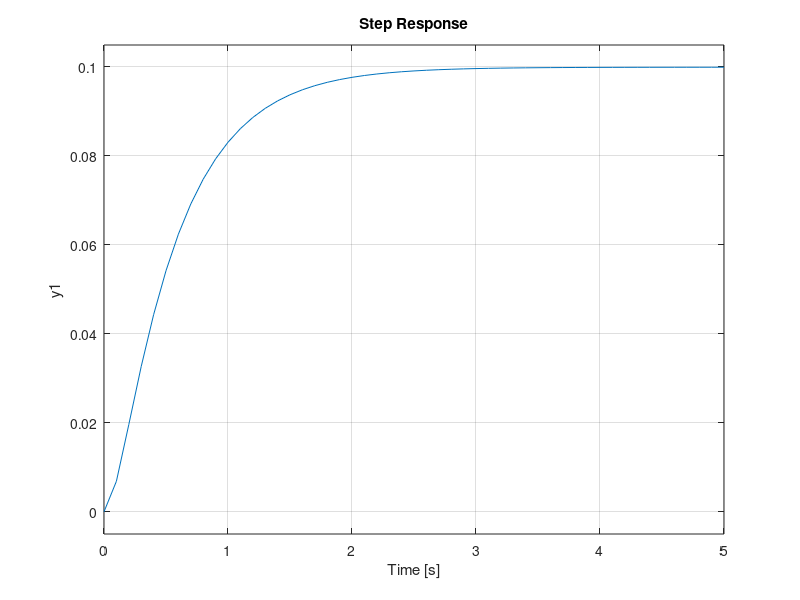
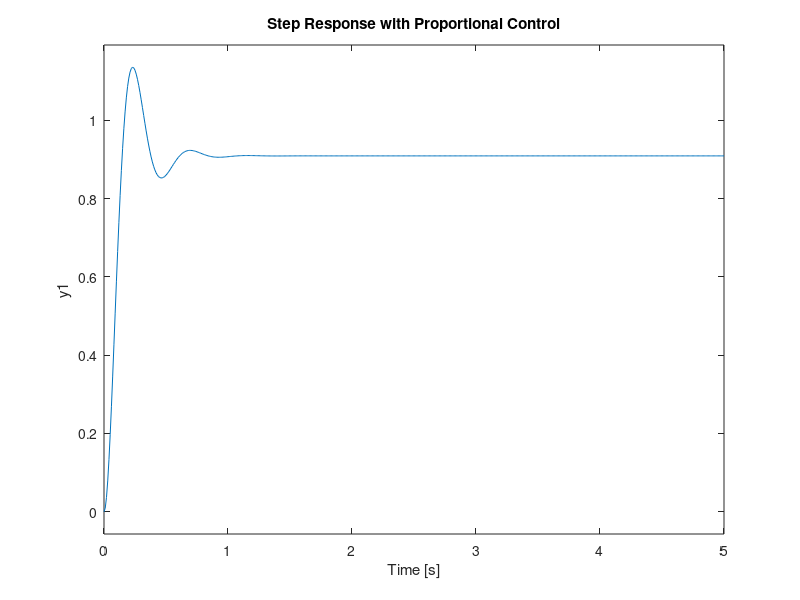
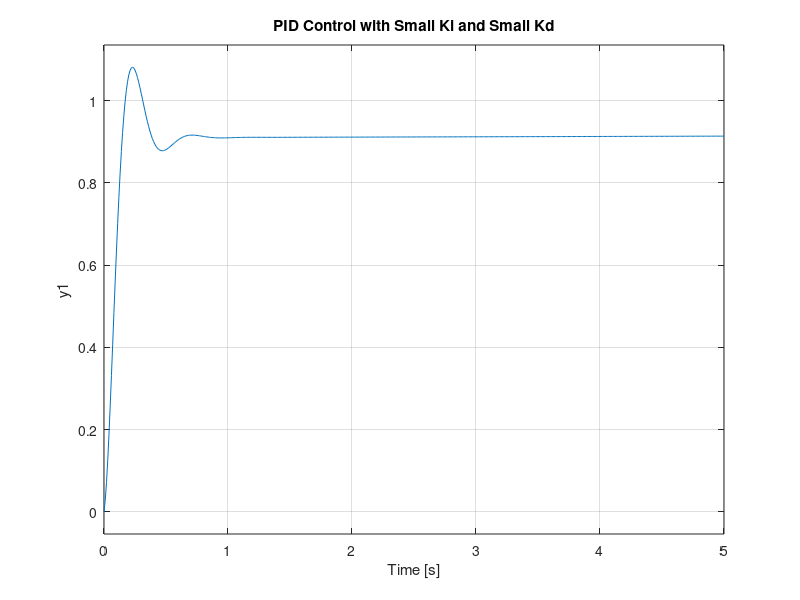
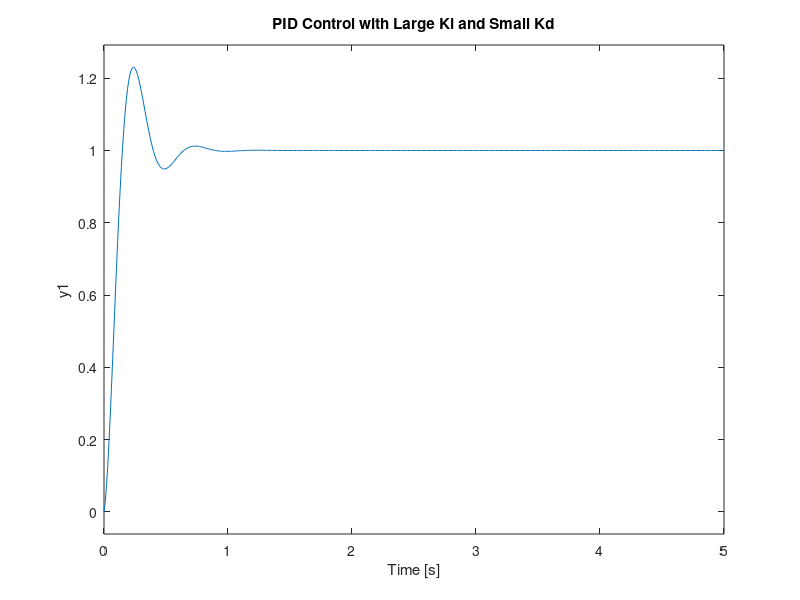

Recreate these plots in MATLAB, in order. (Note: this script raises an error after producing the figures.)
clc
clear all
J = 0.01;
b = 0.1;
K = 0.01;
R = 1;
L = 0.5;
s = tf('s');

% open-loop transfer function
% using laplace transformation of dynamic equation
P_motor = K/((J*s+b)*(L*s+R)+K^2)

% motor_ss = ss(P_motor)%transfer function to state space conversion
%% Open loop response
figure(1)
step(P_motor, 0:0.1:5)
% linearSystemAnalyzer('step', P_motor, 0:0.1:5);
% rP_motor = 0.1/(0.5*s+1);

%% close loop response
Kp = 100;
C = pid(Kp);
sys_cl = feedback(C*P_motor,1)

t = 0:0.01:5;
figure(2)
step(sys_cl,t);
grid
title('Step Response with Proportional Control')
% controlSystemDesigner(P_motor)

%% PID Controller Design
Kp = 100;
Ki = 1;
Kd = 1;
C = pid(Kp,Ki,Kd);
sys_cl = feedback(C*P_motor,1)
figure(3)
step(sys_cl,t);
title('PID Control with Small Ki and Small Kd')

Kp = 100;
Ki = 200;
Kd = 1;
C = pid(Kp,Ki,Kd);
sys_cl = feedback(C*P_motor,1);
figure(4)
step(sys_cl,t)
grid
title('PID Control with Large Ki and Small Kd')

Kp = 100;
Ki = 200;
Kd = 10;
C = pid(Kp,Ki,Kd);
sys_cl = feedback(C*P_motor,1);
figure(5)
step(sys_cl,t)
grid
title('PID Control with Large Ki and Large Kd')

%% Root Locus Controller Design
controlSystemDesigner('rlocus', P_motor) 

%% Frequency Domain Methods for Controller Design
figure()
bode(P_motor)
grid
title('Bode Plot of the Original Plant')

figure()
[mag,phase,w] = bode(P_motor,10)

C = 72;
margin(C*P_motor);

sys_cl = feedback(C*P_motor,1);
t = 0:0.01:10;
step(sys_cl,t), grid
title('Step Response with Proportional Gain = 72')

C = 45*(s + 1)/(s + 0.01);
bode(C)
grid
title('Bode Plot of the Lag Compensator')

sys_cl = feedback(C*P_motor,1);
t = 0:0.01:10;
step(sys_cl,t), grid
title('Step Response with Lag Compensator')

%% State-Space Methods for Controller Design
J = 0.01;
b = 0.1;
K = 0.01;
R = 1;
L = 0.5;
A = [-b/J   K/J
    -K/L   -R/L];
B = [0
    1/L];
C = [1   0];
D = 0;
sys = ss(A,B,C,D);

sys_order = order(sys)
sys_rank = rank(ctrb(A,B))

p1 = -5 + 1i;
p2 = -5 - 1i;
Kc = place(A,B,[p1 p2])

t = 0:0.01:3;
sys_cl = ss(A-B*Kc,B,C,D);
step(sys_cl,t)
grid
title('Step Response with State-Feedback Controller')

Nbar = rscale(sys,Kc)

t = 0:0.01:10;
step(sys_cl*Nbar,t)
grid
title('Step Response with State-Feedback Controller and Precompensator')

%% Digital Controller Design
P_motor = K/((J*s+b)*(L*s+R)+K^2);
zpk(P_motor)

Ts = 0.05;
dP_motor = c2d(P_motor,Ts,'zoh');
zpk(dP_motor)

sys_cl = feedback(dP_motor,1);
[y,t] = step(sys_cl,12);
stairs(t,y);
xlabel('Time (s)')
ylabel('Velocity (rad/s)')
title('Stairstep Response: Original')

Kp = 100;
Ki = 200;
Kd = 10;
C = Kp + Ki/s + Kd*s;
dC = c2d(C,Ts,'tustin')

sys_cl = feedback(dC*dP_motor,1);
[x2,t] = step(sys_cl,12);
stairs(t,x2)
xlabel('Time (seconds)')
ylabel('Velocity (rad/s)')
title('Stairstep Response: with PID controller')

rlocus(dC*dP_motor)
axis([-1.5 1.5 -1 1])
title('Root Locus of Compensated System')

z = tf('z',Ts);
dC = dC/(z+0.82);
rlocus(dC*dP_motor);
axis([-1.5 1.5 -1 1])
title('Root Locus of Compensated System');

[K,poles] = rlocfind(dC*dP_motor)

sys_cl = feedback(0.8*dC*dP_motor,1);
[x3,t] = step(sys_cl,8);
stairs(t,x3)
xlabel('Time (seconds)')
ylabel('Velocity (rad/s)')
title('Stairstep Response: with Modified PID controller')
